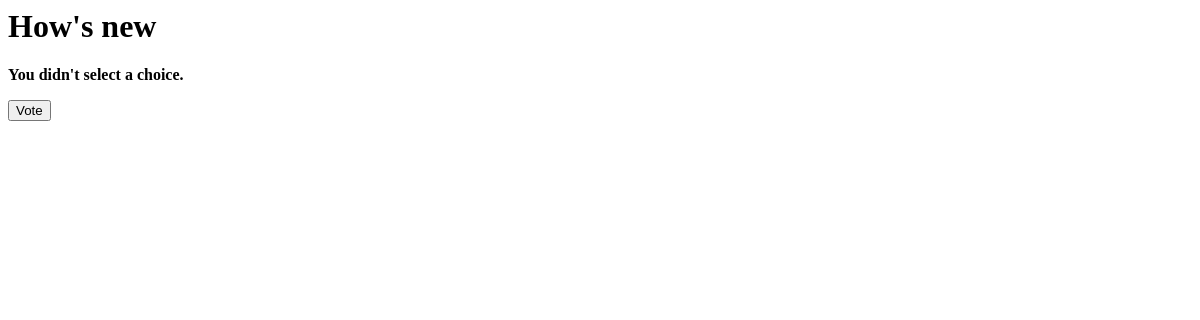
The page /polls/2/vote/ on the database as committed earlier.
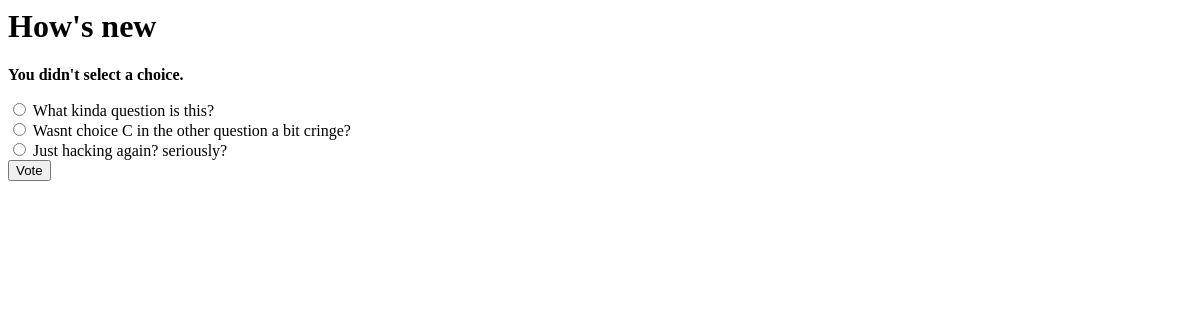
The same page on the database as committed later.
### polls/models.py (models this page shows, shortened)
class Choice(models.Model):
    question=models.ForeignKey(Question, on_delete=models.CASCADE) #this links/references the votes/choices to the corresponding questions. and the
    choice_text=models.CharField(max_length=200)
    votes=models.IntegerField(default=0)

### polls/views.py (the view)
# urls.py: path('<int:question_id>/vote/', views.vote, name='vote'),
def vote(request, question_id):
    q=get_object_or_404(Question,pk=question_id)
    try:
        selected_choice=q.choice_set.get(pk=request.POST['choice']) #request.POST['choice'] is same as using the name of the field in laravel (for comparison). Its value will be the choice.id that was clicked on
    except (KeyError, Choice.DoesNotExist):
        return render(request, 'polls/details.html',{'question':q,'error_message': "You didn't select a choice."}) # Redisplay the question voting form.
    else:
        selected_choice.votes +=1
        selected_choice.save()
        return HttpResponseRedirect(reverse('polls:results', args=(q.id,))) #notice that args takes a 1 tuple, ie (q.id, <empty>) not an integer

### polls/templates/polls/details.html (shortened to what this page needs)
<h1>{{ question.ques_text }}</h1>
{% if error_message %}<p><strong>{{ error_message }}</strong></p>{% endif %}
<form action="{% url 'polls:vote' question.id %}" method="post">
  {% for choice in question.choice_set.all %}
    <input type="radio" name="choice" id="choice{{forloop.counter}}" value="{{choice.id}}" >
    <label for="coice{{forloop.counter}}">{{choice.choice_text}}</label> <br>
  {% endfor %}
  <input type="submit" value="Vote">
</form>

Rows that differ between the two databases and show on the page:
added Choice: choice_text "What kinda question is this?"
added Choice: choice_text "Wasnt choice C in the other question a bit cringe?"
added Choice: choice_text "Just hacking again? seriously?"
